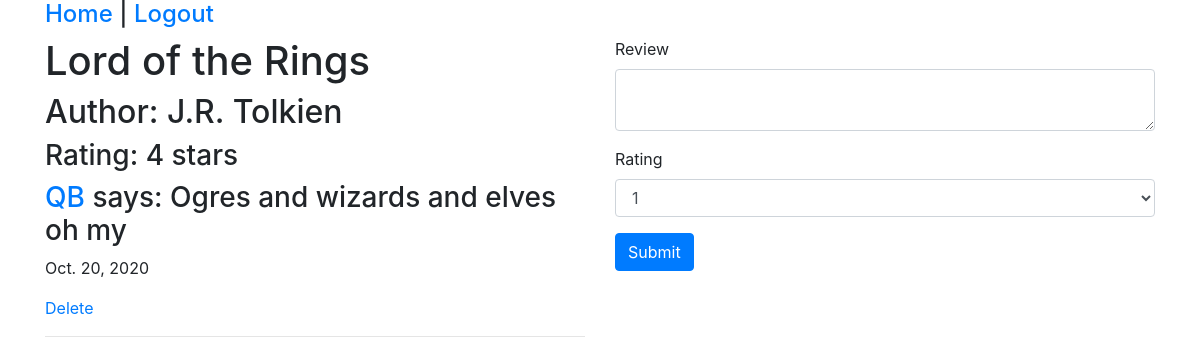
The page /books/4 (signed in) on the database its author committed.
### DojoReadApp/models.py (models this page shows)
class Book(models.Model):
    title = models.CharField(max_length=45)
    author = models.CharField(max_length=45)
    created_at = models.DateTimeField(auto_now_add=True)
    updated_at = models.DateTimeField(auto_now=True)
    objects = BookManager()

class Review(models.Model):
    content = models.TextField()
    rating = models.IntegerField()
    created_at = models.DateTimeField(auto_now_add=True)
    updated_at = models.DateTimeField(auto_now=True)
    reviewer = models.ForeignKey(User, related_name="reviews", on_delete=models.CASCADE)
    bookReviewed= models.ForeignKey(Book, related_name="reviews", on_delete=models.CASCADE)
    objects = ReviewManager()

class User(models.Model):
    name = models.CharField(max_length=45)
    email = models.CharField(max_length=255)
    alias = models.CharField(max_length=45)
    password = models.CharField(max_length=255)
    created_at = models.DateTimeField(auto_now_add=True)
    updated_at = models.DateTimeField(auto_now=True)
    objects = UserManager()

### DojoReadApp/views.py (the view)
# urls.py: path('books/<int:id>', views.oneBook),
def oneBook(request, id):
    if 'userid' not in request.session:
        return redirect("/")
    context = {
        "one" : Book.objects.get(id=id)
    }
    return render(request, "oneBook.html", context)

### DojoReadApp/templates/oneBook.html (shortened to what this page needs)
<!DOCTYPE html>
<html lang="en">
<head>
    <link rel="stylesheet" href="https://cdn.jsdelivr.net/npm/bootstrap@4.5.3/dist/css/bootstrap.min.css">
</head>
<body>
    <div class="container">
        <h4><a href="/books">Home</a> | <a href="/logout">Logout</a></h4>
        <div class="row">
            <div class="col-sm-6">
                <h1>{{ one.title }}</h1>
                <h2>Author: {{ one.author }}</h2>
                {% for x in one.reviews.all %}
                    <h3>Rating: {{ x.rating }} stars</h3>
                    <h3><a href="/users/{{x.reviewer.id}}">{{ x.reviewer.alias }}</a> says: {{ x.content }}</h3>
                    <p>{{ x.created_at.date }}</p>
                    {% if x.reviewer.id == request.session.userid %}
                    <a href="/books/delete/{{x.id}}">Delete</a>
                    {% endif %}
                    <hr>
                {% endfor %}
            </div>
            <div class="col-sm-6">
                <form action="/review/create/{{one.id}}" method="POST">
                    <div class="form-group">
                        <label for="content">Review</label>
                        <textarea name="content" cols="30" class="form-control"></textarea>
                    </div>
                    <div class="form-group">
                        <label for="rating">Rating</label>
                        <select name="rating" class="form-control">
                            <option value="1">1</option>
                        </select>
                    </div>
                    <input type="submit" value="Submit" class="btn btn-primary">
                </form>
            </div>
        </div>
    </div>
</body>
</html>

### rows shown on the page
Book: title "Lord of the Rings", author "J.R. Tolkien"
Review: rating "4", reviewer.alias "QB", content "Ogres and wizards and elves oh my", created_at "Oct. 20, 2020"
